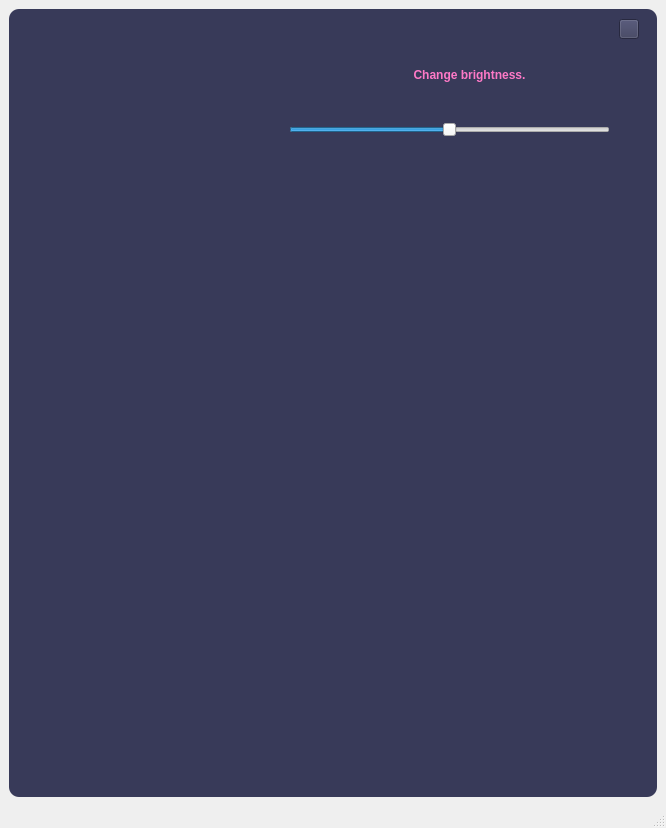
<?xml version="1.0" encoding="UTF-8"?>
<ui version="4.0">
 <class>BrightnessWindow</class>
 <widget class="QMainWindow" name="BrightnessWindow">
  <property name="geometry">
   <rect>
    <x>0</x>
    <y>0</y>
    <width>666</width>
    <height>828</height>
   </rect>
  </property>
  <property name="windowTitle">
   <string>MainWindow</string>
  </property>
  <widget class="QWidget" name="centralwidget">
   <layout class="QVBoxLayout" name="verticalLayout">
    <item>
     <widget class="QFrame" name="frame">
      <property name="font">
       <font>
        <weight>75</weight>
        <bold>true</bold>
       </font>
      </property>
      <property name="styleSheet">
       <string notr="true">QFrame {
	background-color: rgb(56,58,89);
	color:rgb(220,220,220);
	border-radius : 10px;
}</string>
      </property>
      <property name="frameShape">
       <enum>QFrame::StyledPanel</enum>
      </property>
      <property name="frameShadow">
       <enum>QFrame::Raised</enum>
      </property>
      <widget class="QLabel" name="label_original_image">
       <property name="geometry">
        <rect>
         <x>20</x>
         <y>10</y>
         <width>241</width>
         <height>201</height>
        </rect>
       </property>
       <property name="text">
        <string/>
       </property>
       <property name="pixmap">
        <pixmap>1.jpeg</pixmap>
       </property>
      </widget>
      <widget class="QLabel" name="label_desqription">
       <property name="geometry">
        <rect>
         <x>270</x>
         <y>40</y>
         <width>381</width>
         <height>51</height>
        </rect>
       </property>
       <property name="font">
        <font>
         <pointsize>9</pointsize>
         <weight>75</weight>
         <bold>true</bold>
        </font>
       </property>
       <property name="styleSheet">
        <string notr="true">color:rgb(254,121,199);</string>
       </property>
       <property name="text">
        <string>Change brightness.</string>
       </property>
       <property name="textFormat">
        <enum>Qt::PlainText</enum>
       </property>
       <property name="alignment">
        <set>Qt::AlignCenter</set>
       </property>
      </widget>
      <widget class="QLabel" name="label">
       <property name="geometry">
        <rect>
         <x>20</x>
         <y>240</y>
         <width>601</width>
         <height>511</height>
        </rect>
       </property>
       <property name="text">
        <string/>
       </property>
       <property name="pixmap">
        <pixmap>2.jpg</pixmap>
       </property>
      </widget>
      <widget class="QSlider" name="horizontalSlider">
       <property name="geometry">
        <rect>
         <x>280</x>
         <y>110</y>
         <width>321</width>
         <height>22</height>
        </rect>
       </property>
       <property name="mouseTracking">
        <bool>false</bool>
       </property>
       <property name="minimum">
        <number>50</number>
       </property>
       <property name="maximum">
        <number>150</number>
       </property>
       <property name="pageStep">
        <number>15</number>
       </property>
       <property name="sliderPosition">
        <number>100</number>
       </property>
       <property name="orientation">
        <enum>Qt::Horizontal</enum>
       </property>
      </widget>
      <widget class="QPushButton" name="pushButton_4">
       <property name="geometry">
        <rect>
         <x>610</x>
         <y>10</y>
         <width>20</width>
         <height>20</height>
        </rect>
       </property>
       <property name="styleSheet">
        <string notr="true">background-color: rgb(56,58,89);</string>
       </property>
       <property name="text">
        <string/>
       </property>
       <property name="icon">
        <iconset>
         <normaloff>exit2.png</normaloff>exit2.png</iconset>
       </property>
       <property name="iconSize">
        <size>
         <width>20</width>
         <height>20</height>
        </size>
       </property>
      </widget>
     </widget>
    </item>
   </layout>
  </widget>
  <widget class="QStatusBar" name="statusbar"/>
 </widget>
 <resources/>
 <connections/>
</ui>
